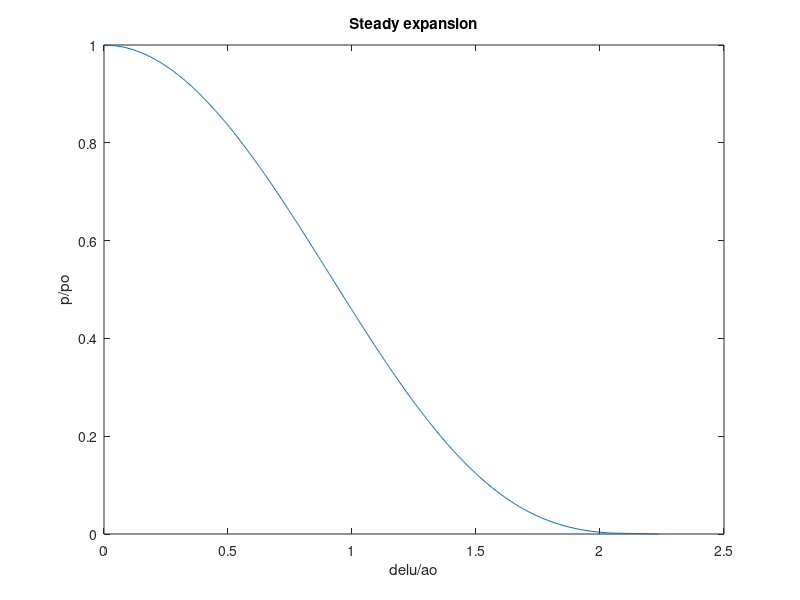

Reproduce this figure in MATLAB.
%steady expansion
gamma=1.4;
T=300;
u0=0;

M0=u0/sqrt(gamma*(289)*T);

pbypo=linspace(0,1,500);
delubyao_s=M0+sqrt(M0^2+(2/(gamma-1))*(1-pbypo.^((gamma-1)/gamma)));
plot(delubyao_s,pbypo);
xlabel('delu/ao');
ylabel('p/po');
title('Steady expansion');